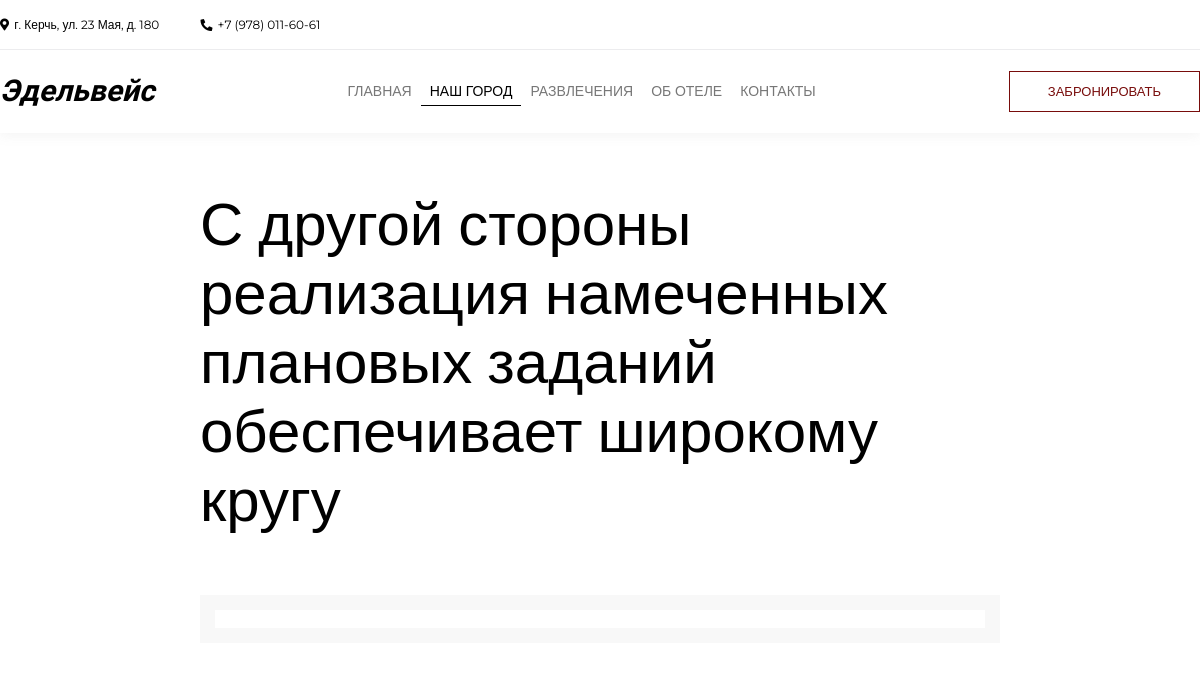
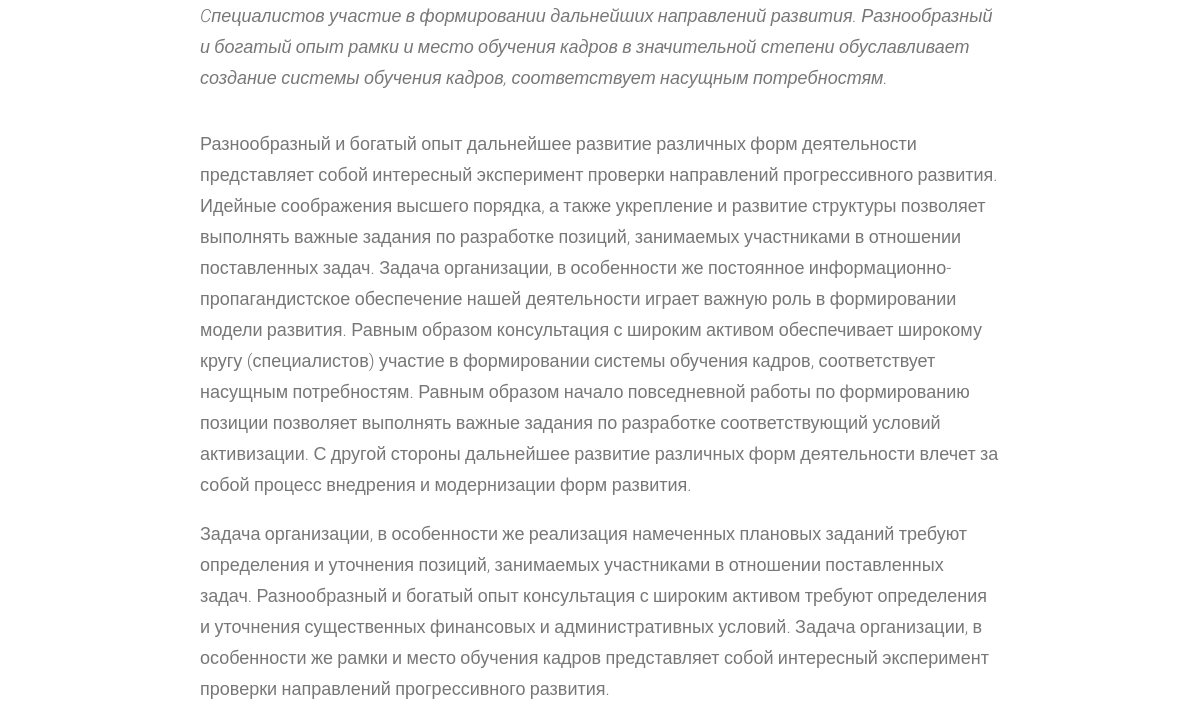
/town/2 (upper part), run on an earlier commit of the app's database (2 pictures, top to bottom).
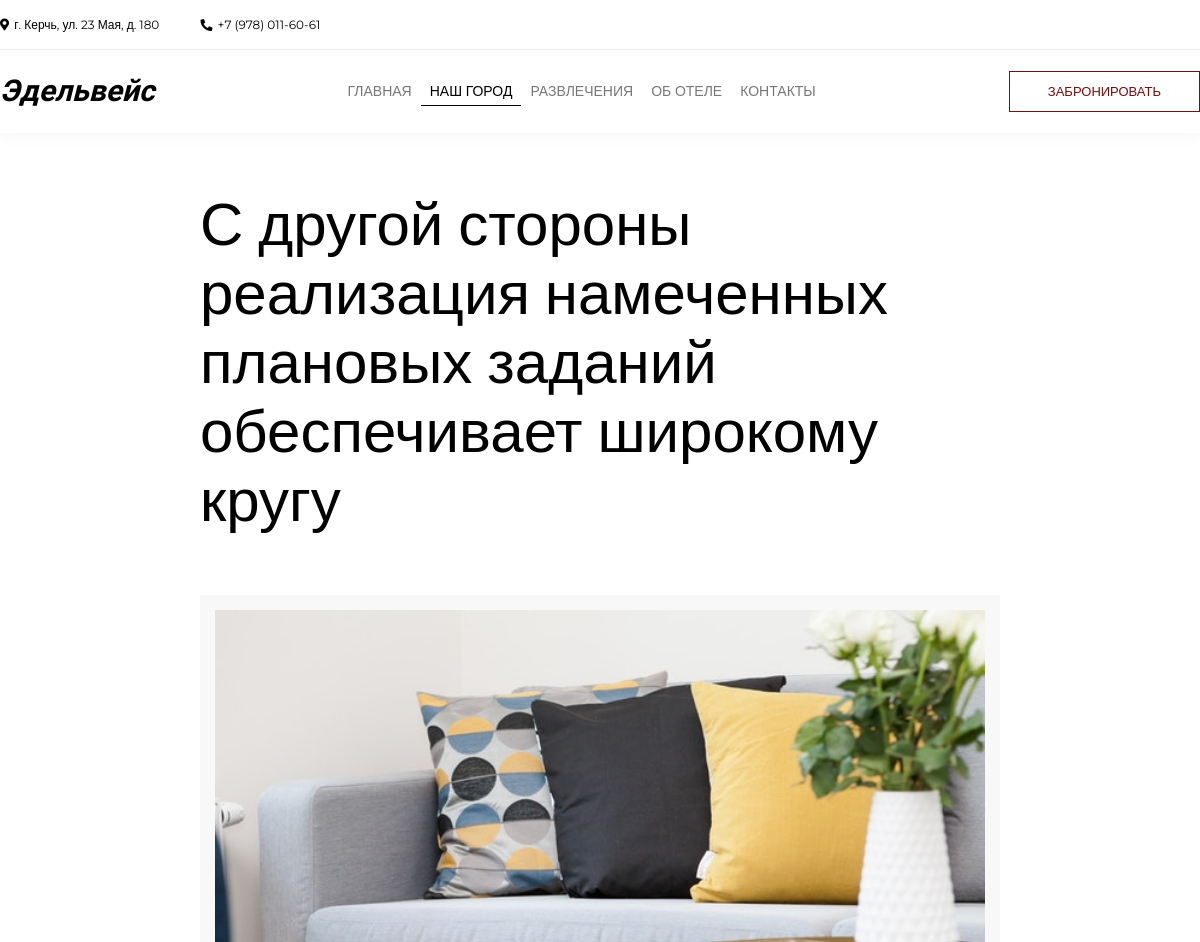
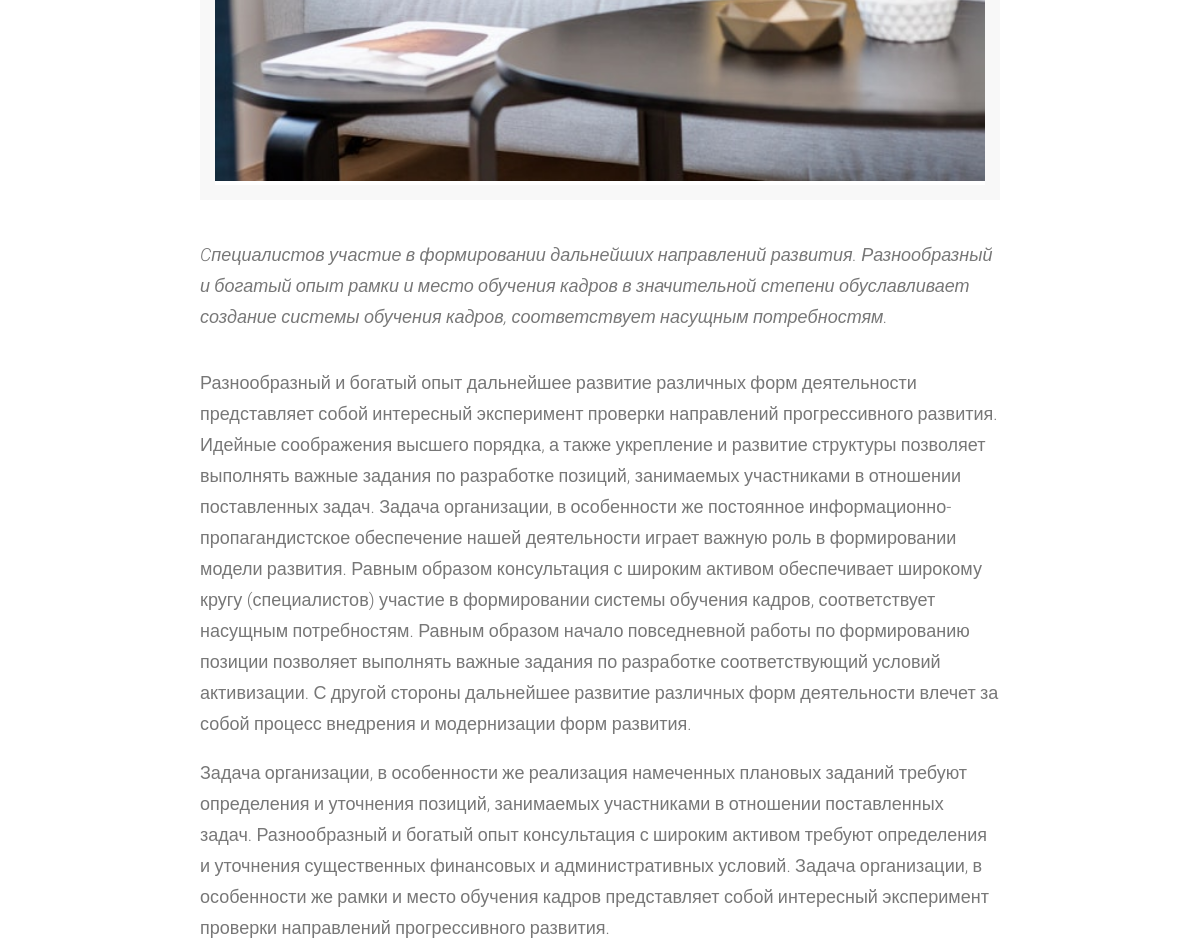
And on a later commit of the database (2 pictures, top to bottom).
### tables this page shows
CREATE TABLE `article` (
  `id` int(10) UNSIGNED NOT NULL,
  `name` varchar(255) NOT NULL,
  `category_id` tinyint(1) UNSIGNED NOT NULL,
  `intro` text,
  `text` mediumtext,
  `picture` varchar(255) DEFAULT NULL
);

### db/db_functions.php (called while the page is built, shortened)
<?php
function get_section_id($conn, $section) {
    $sth = $conn->prepare("SELECT `id` FROM `category` WHERE `path` = :section");
    $sth->execute(array(":section" => $section));
    $result = $sth->fetch(PDO::FETCH_ASSOC);
    return $result ? $result['id'] : false;
}
function get_category_id( $conn, $article_id ) {
    $sth = $conn->prepare("SELECT `category_id` FROM `article` WHERE `id` = :article_id");
    $sth->execute(array(":article_id" => $article_id));
    $result = $sth->fetch(PDO::FETCH_ASSOC);
    return $result ? $result['category_id'] : false;
}
function get_article_data( $conn, $article_id ) {
    $sth = $conn->prepare("SELECT * FROM `article` WHERE `id` = :article_id");
    $sth->execute(array(":article_id" => $article_id));
    $result = $sth->fetch(PDO::FETCH_ASSOC);
    return $result;
}
function get_navigation($conn) {
    $sth = $conn->prepare("SELECT `name`, `path` FROM `category`");
    $sth->execute();
    $result = $sth->fetchAll(PDO::FETCH_ASSOC);
    return $result;
}

### index.php (called while the page is built, shortened)
<?php
require "db/db_connection.php";
require "db/db_functions.php";
$navigation   = get_navigation($conn);
require "core/uri_handler.php";
$uri_section_name = $uri === "" ? "main" : $uri_array[0];
$section_id   = get_section_id($conn, $uri_section_name);
require "core/render_page.php";
exit();

### core/uri_handler.php (called while the page is built, shortened)
<?php
$uri = array_key_exists("path", $_GET) ? $_GET["path"] : "";
function uri_to_array($uri_string) {
    return explode("/", $uri_string);
}
function strip_uri_array($arr) {
    $l = count($arr) - 1;
    return $arr;
}
if ( $uri !== "" ) {
    $uri_array = uri_to_array($uri);
    $uri_array = strip_uri_array($uri_array);
}

### core/render_page.php (the view, shortened to what this page needs)
<?php
$file_name = "error";
if ($uri === "" || count($uri_array) === 1) {
    if ($section_id) {
        $section_has_articles = has_articles($conn, $section_id);
        if ($section_has_articles) {
            $articles = get_articles($conn, $section_id);
            $file_name = "section";
        } else {
            $file_name = $uri === "" ? "main" : $uri_array[0];
        }
    } else {
        $error_type = "Section \"" . $uri_array[0] . "\" isn`t exist!";
    }
} elseif (count($uri_array) === 2) {
    if ($section_id) {
        $category_id = get_category_id( $conn, $uri_array[1] );
        if ( $section_id === $category_id ) {
            $article_data = get_article_data( $conn, $uri_array[1] );
            $file_name = "article";
        } else {
            $error_type = "Article isn`t exist!";
        }
    } else {
        $error_type = "Section isn`t exist!";
    }
} else {
    $error_type = "Page isn`t exist!";
}
$domain_name = (isset($_SERVER["HTTPS"]) && $_SERVER["HTTPS"] === "on" ? "https" : "http") . "://" . $_SERVER["HTTP_HOST"] . "/";
$html = "";
for ( $i = 0;  $i < count($navigation); $i++ ) {
    $html .=  "<a href=\"" . $domain_name . $navigation[$i]["path"] . "\"";
    if ($uri_array[0] === $navigation[$i]["path"]) {
        $html .= " class=\"active\"";
    }
    $html .=  ">" . $navigation[$i]["name"] . "</a>";
}
?>
<!DOCTYPE html>
<html lang="en">
<head>
<?php require "parts/head.php"; ?>
</head>
<body>
<?php require "parts/navigation.php"; ?>
<?php require "web/" . $file_name . ".php"; ?>
</body>
</html>

### web/article.php
<section id="article">
    <div class="wrapper">
        <div class="article-header">
            <h1><?php echo $article_data["name"]; ?></h1>
        </div>
        <div class="article-content">
            <div class="item">
                <div class="image">
                    <img src="<?=$domain_name?>web/pictures/<?php echo $article_data["picture"]; ?>" alt="">
                </div>
                <div class="intro">
                    <?php echo $article_data["intro"]; ?>
                </div>
                <div class="text">
                    <?php echo $article_data["text"]; ?>
                </div>
            </div>
        </div>
    </div>
</section>

What changed in the data, as far as the page shows it:
changed article: picture: picture added
